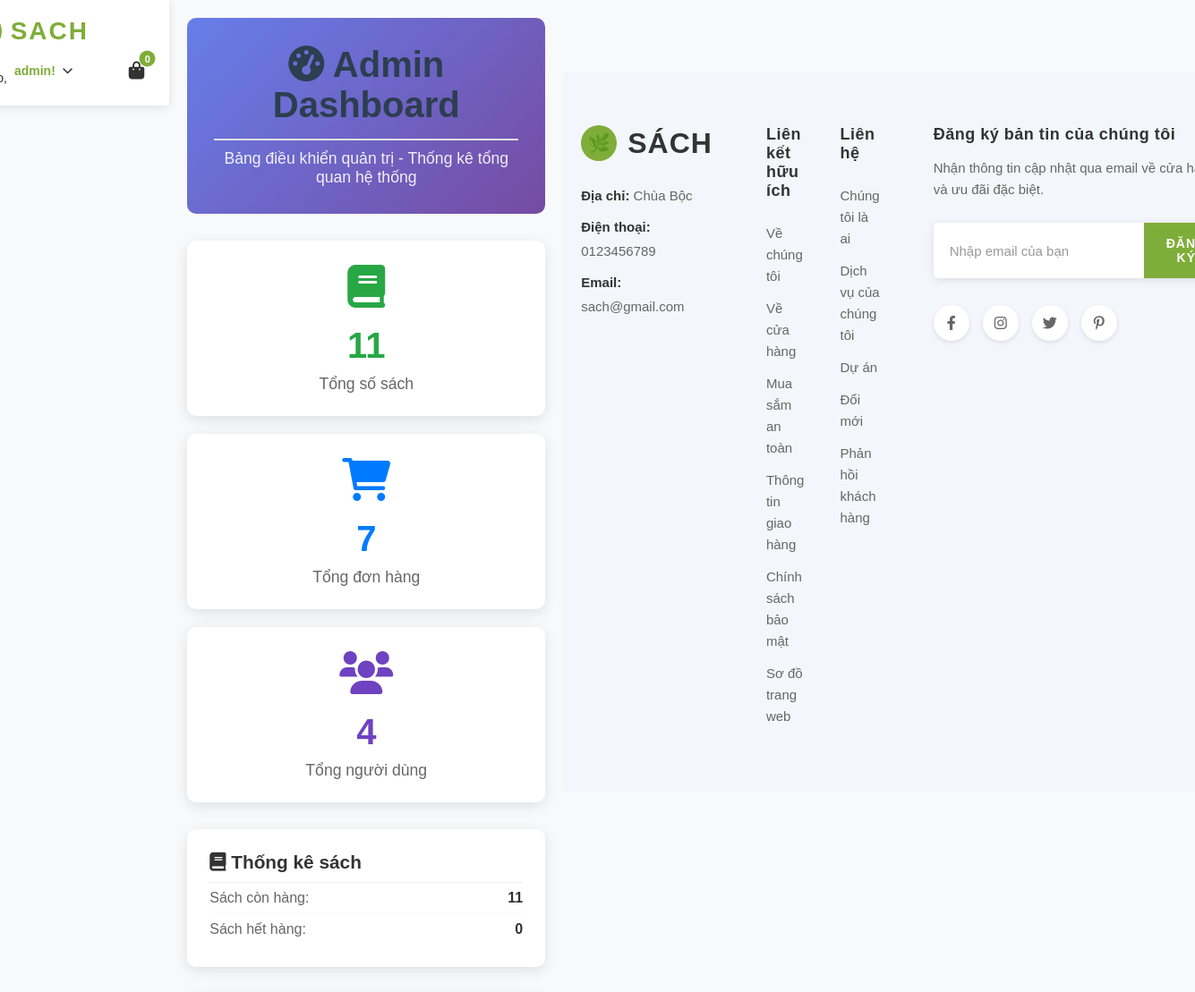
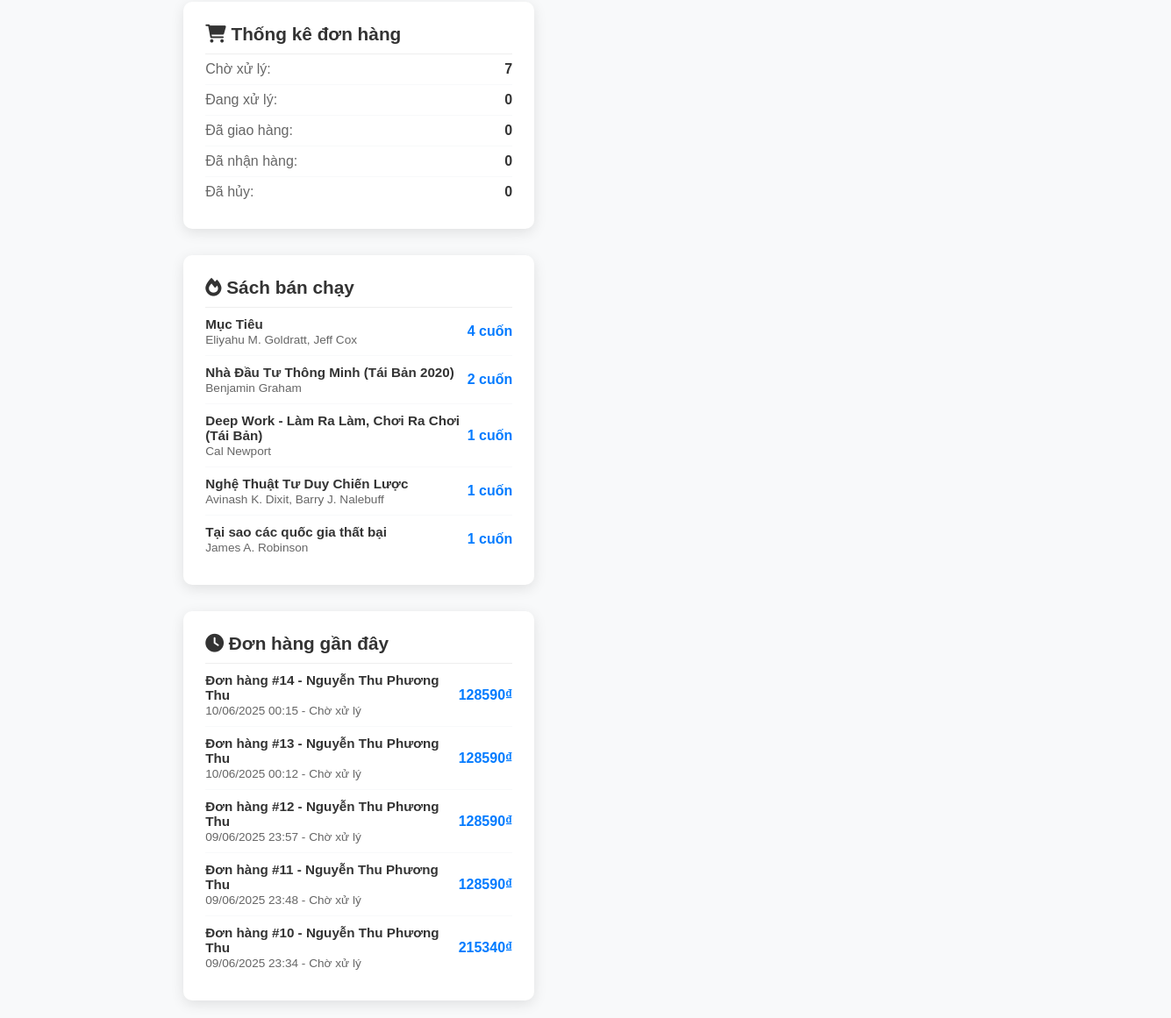
/admin-dashboard/ (signed in), run on the app's committed database (2 pictures, top to bottom).
### apps/books/models.py (models this page shows, shortened)
class Book(models.Model):
    title = models.CharField(max_length=200, verbose_name="Tên Sách")
    author = models.CharField(max_length=100, verbose_name="Tác Giả")
    slug = models.SlugField(unique=True, max_length=200, blank=True, null=True)
    description = models.TextField(verbose_name="Mô Tả")
    price = models.DecimalField(max_digits=10, decimal_places=0, verbose_name="Giá")
    discount = models.DecimalField(max_digits=5, decimal_places=0, default=0.00, verbose_name="Giảm Giá (%)")
    stock = models.IntegerField(verbose_name="Số Lượng Tồn Kho")
    image = models.ImageField(upload_to='books/', blank=True, null=True, verbose_name="Hình Ảnh")
    category = models.ForeignKey(Category, on_delete=models.CASCADE, verbose_name="Thể Loại", null=True, blank=True)
    class Meta:
        verbose_name = "Sách"
        verbose_name_plural = "Sách"
        ordering = ['title']

### apps/orders/models.py (models this page shows, shortened)
class Order(models.Model):
    STATUS_CHOICES = [
        ('pending', 'Chờ xử lý'),
        ('processing', 'Đang xử lý'),
        ('shipped', 'Đã giao hàng'),
        ('delivered', 'Đã nhận hàng'),
        ('cancelled', 'Đã hủy'),
    ]
    PAYMENT_CHOICES = [
        ('cod', 'Thanh toán khi nhận hàng'),
    ]
    user = models.ForeignKey(User, on_delete=models.CASCADE, null=True, blank=True, verbose_name="Khách hàng")
    full_name = models.CharField(max_length=100, verbose_name="Họ và tên")
    email = models.EmailField(verbose_name="Email")
    phone = models.CharField(max_length=20, verbose_name="Số điện thoại")
    address = models.TextField(verbose_name="Địa chỉ")
    city = models.CharField(max_length=100, verbose_name="Tỉnh/Thành phố")
    district = models.CharField(max_length=100, verbose_name="Quận/Huyện")
    ward = models.CharField(max_length=100, verbose_name="Phường/Xã")
    total_amount = models.DecimalField(max_digits=10, decimal_places=3, verbose_name="Tổng tiền")
    shipping_fee = models.DecimalField(max_digits=10, decimal_places=3, default=0, verbose_name="Phí vận chuyển")
    status = models.CharField(max_length=20, choices=STATUS_CHOICES, default='pending', verbose_name="Trạng thái")
    payment_method = models.CharField(max_length=20, choices=PAYMENT_CHOICES, default='cod', verbose_name="Phương thức thanh toán")
    notes = models.TextField(blank=True, null=True, verbose_name="Ghi chú")
    created_at = models.DateTimeField(auto_now_add=True, verbose_name="Ngày tạo")
    updated_at = models.DateTimeField(auto_now=True, verbose_name="Ngày cập nhật")
    class Meta:
        verbose_name = "Đơn hàng"
        verbose_name_plural = "Đơn hàng"
        ordering = ['-created_at']
    def get_total_with_shipping(self):
        return self.total_amount + self.shipping_fee

### apps/books/views.py (the view)
# urls.py: path('admin-dashboard/', views.admin_dashboard_view, name='admin_dashboard'),
@user_passes_test(is_admin)
def admin_dashboard_view(request):
    total_books = Book.objects.count()
    total_orders = Order.objects.count()
    total_users = User.objects.count()
    books_in_stock = Book.objects.filter(stock__gt=0).count()
    books_out_of_stock = Book.objects.filter(stock=0).count()
    orders_pending = Order.objects.filter(status='pending').count()
    orders_processing = Order.objects.filter(status='processing').count()
    orders_shipped = Order.objects.filter(status='shipped').count()
    orders_delivered = Order.objects.filter(status='delivered').count()
    orders_cancelled = Order.objects.filter(status='cancelled').count()
    total_revenue = Order.objects.filter(
        status__in=['delivered', 'shipped']
    ).aggregate(
        total=Sum('total_amount')
    )['total'] or 0
    thirty_days_ago = timezone.now() - timedelta(days=30)
    recent_orders = Order.objects.filter(created_at__gte=thirty_days_ago).count()
    recent_revenue = Order.objects.filter(
        created_at__gte=thirty_days_ago,
        status__in=['delivered', 'shipped']
    ).aggregate(
        total=Sum('total_amount')
    )['total'] or 0
    top_books = OrderItem.objects.values('book__title', 'book__author').annotate(
        total_sold=Sum('quantity')
    ).order_by('-total_sold')[:5]
    recent_orders_list = Order.objects.select_related('user').order_by('-created_at')[:5]
    categories_stats = Category.objects.annotate(
        book_count=Count('book'),
        sold_count=Sum('book__orderitem__quantity')
    ).order_by('-book_count')[:5]
    context = {
        'total_books': total_books,
        'total_orders': total_orders,
        'total_users': total_users,
        'total_revenue': total_revenue,
        'books_in_stock': books_in_stock,
        'books_out_of_stock': books_out_of_stock,
        'orders_pending': orders_pending,
        'orders_processing': orders_processing,
        'orders_shipped': orders_shipped,
        'orders_delivered': orders_delivered,
        'orders_cancelled': orders_cancelled,
        'recent_orders': recent_orders,
        'recent_revenue': recent_revenue,
        'top_books': top_books,
        'recent_orders_list': recent_orders_list,
        'categories_stats': categories_stats,
    }
    return render(request, 'admin/dashboard.html', context)

### apps/books/views.py (called while the page is built)
def is_admin(user):
    return user.is_authenticated and user.is_staff

### apps/cart/context_processors.py (called while the page is built)
def cart_context(request):
    cart = request.session.get('cart', {})
    cart_count = sum(cart.values())
    return {
        'cart_count': cart_count,
        'cart_items_exist': cart_count > 0
    }

### templates/admin/dashboard.html (shortened to what this page needs)
{% extends 'base.html' %}
{% load static %}
{% block content %}
<div class="dashboard-container">
    <div class="dashboard-header">
        <h1><i class="fas fa-tachometer-alt"></i> Admin Dashboard</h1>
        <p>Bảng điều khiển quản trị - Thống kê tổng quan hệ thống</p>
    </div>
    <div class="stats-grid">
        <div class="stat-card">
            <div class="stat-icon books">
                <i class="fas fa-book"></i>
            </div>
            <div class="stat-number books">{{ total_books }}</div>
            <div class="stat-label">Tổng số sách</div>
        </div>
        <div class="stat-card">
            <div class="stat-icon orders">
                <i class="fas fa-shopping-cart"></i>
            </div>
            <div class="stat-number orders">{{ total_orders }}</div>
            <div class="stat-label">Tổng đơn hàng</div>
        </div>
        <div class="stat-card">
            <div class="stat-icon users">
                <i class="fas fa-users"></i>
            </div>
            <div class="stat-number users">{{ total_users }}</div>
            <div class="stat-label">Tổng người dùng</div>
        </div>
    </div>
    <div class="info-grid">
        <div class="info-card">
            <h3><i class="fas fa-book"></i> Thống kê sách</h3>
            <div class="status-item">
                <span class="status-label">Sách còn hàng:</span>
                <span class="status-value">{{ books_in_stock }}</span>
            </div>
            <div class="status-item">
                <span class="status-label">Sách hết hàng:</span>
                <span class="status-value">{{ books_out_of_stock }}</span>
            </div>
        </div>
        <div class="info-card">
            <h3><i class="fas fa-shopping-cart"></i> Thống kê đơn hàng</h3>
            <div class="status-item">
                <span class="status-label">Chờ xử lý:</span>
                <span class="status-value">{{ orders_pending }}</span>
            </div>
            <div class="status-item">
                <span class="status-label">Đang xử lý:</span>
                <span class="status-value">{{ orders_processing }}</span>
            </div>
            <div class="status-item">
                <span class="status-label">Đã giao hàng:</span>
                <span class="status-value">{{ orders_shipped }}</span>
            </div>
            <div class="status-item">
                <span class="status-label">Đã nhận hàng:</span>
                <span class="status-value">{{ orders_delivered }}</span>
            </div>
            <div class="status-item">
                <span class="status-label">Đã hủy:</span>
                <span class="status-value">{{ orders_cancelled }}</span>
            </div>
        </div>
        <div class="info-card">
            <h3><i class="fas fa-fire"></i> Sách bán chạy</h3>
            {% for book in top_books %}
            <div class="list-item">
                <div class="item-info">
                    <div class="item-title">{{ book.book__title }}</div>
                    <div class="item-subtitle">{{ book.book__author }}</div>
                </div>
                <div class="item-value">{{ book.total_sold }} cuốn</div>
            </div>
            {% empty %}
            <p style="color: #666; text-align: center; margin: 20px 0;">Chưa có dữ liệu bán hàng</p>
            {% endfor %}
        </div>
    </div>
    <div class="info-card">
        <h3><i class="fas fa-clock"></i> Đơn hàng gần đây</h3>
        {% for order in recent_orders_list %}
        <div class="list-item">
            <div class="item-info">
                <div class="item-title">Đơn hàng #{{ order.id }} - {{ order.full_name }}</div>
                <div class="item-subtitle">{{ order.created_at|date:"d/m/Y H:i" }} - {{ order.get_status_display }}</div>
            </div>
            <div class="item-value">{{ order.get_total_with_shipping|floatformat:0 }}₫</div>
        </div>
        {% empty %}
        <p style="color: #666; text-align: center; margin: 20px 0;">Chưa có đơn hàng nào</p>
        {% endfor %}
    </div>
</div>
{% endblock %}

### templates/components/header.html (shortened to what this page needs)
{% load static %}
<link rel="stylesheet" href="{% static 'css/header.css' %}">
    <header class="header">
        <div class="header-container">
            <a href="{% url 'books:list' %}" class="logo">
                <div class="logo-icon"></div>
                <span class="logo-text">SACH</span>
            </a>
            <div class="header-right">
                <div class="user-auth">
                    {% if user.is_authenticated %}
                        <div class="user-dropdown">
                            <span class="user-greeting" onclick="toggleDropdown()">
                                Xin chào, <strong>{{ user.first_name|default:user.username }}!</strong>
                                <i class="fas fa-chevron-down dropdown-arrow"></i>
                            </span>
                        </div>
                    {% endif %}
                </div>
                <a href="{% url 'cart:detail' %}" class="icon-btn cart-link">
                    <i class="fa fa-shopping-bag"></i>
                    <span class="badge cart-count-badge">{{ cart_count|default:0 }}</span>
                </a>
            </div>
        </div>
    </header>

### apps/books/static/books/style.css (style rules this page uses)
body { font-family: 'Segoe UI', Tahoma, Geneva, Verdana, sans-serif; background-color: #f0f2f5; color: #333; margin: 0; padding: 0; display: flex; justify-content: center; align-items: flex-start; min-height: 100vh; }
h1 { color: #2c3e50; text-align: center; margin-bottom: 30px; font-size: 2.5em; border-bottom: 2px solid #e0e0e0; padding-bottom: 15px; }

### static/css/header.css (style rules this page uses)
* { margin: 0; padding: 0; box-sizing: border-box; }
body { font-family: 'Arial', sans-serif; }
.header { background: white; box-shadow: 0 2px 10px rgba(0,0,0,0.1); position: sticky; top: 0; z-index: 1000; }
.header-container { max-width: 1200px; margin: 0 auto; display: flex; align-items: center; justify-content: space-between; padding: 15px 20px; flex-wrap: wrap; }
.logo { display: flex; align-items: center; text-decoration: none; gap: 10px; }
.logo-icon { width: 40px; height: 40px; background: #7fad39; border-radius: 50%; display: flex; align-items: center; justify-content: center; position: relative; }
.logo-icon::before { content: "🌿"; font-size: 20px; color: white; }
.logo-text { font-size: 28px; font-weight: 800; color: #7fad39; letter-spacing: 2px; }
.header-right { display: flex; align-items: center; gap: 20px; }
.user-auth { display: flex; align-items: center; gap: 12px; margin-right: 15px; }
.user-greeting { font-size: 14px; color: #333; margin-right: 8px; }
.user-greeting strong { color: #7fad39; }
.icon-btn { background: none; border: none; cursor: pointer; position: relative; padding: 8px; border-radius: 50%; transition: all 0.3s ease; text-decoration: none; color: #333; }
.icon-btn i { font-size: 20px; color: inherit; }
.badge { position: absolute; top: 0; right: 0; background: #e74c3c; color: white; border-radius: 50%; width: 18px; height: 18px; font-size: 11px; font-weight: 600; display: flex; align-items: center; justify-content: center; transform: translate(25%, -25%); }
.cart-count-badge { background: #7fad39; }
.cart-link { color: #333; text-decoration: none; }
.user-dropdown { position: relative; display: inline-block; }
.user-greeting { cursor: pointer; padding: 8px 12px; border-radius: 8px; transition: all 0.3s ease; display: flex; align-items: center; gap: 8px; }
.dropdown-arrow { font-size: 12px; transition: transform 0.3s ease; }

### templates/admin/dashboard.html (style rules this page uses)
body { background-color: #f8f9fa; }
.dashboard-container { max-width: 1400px; margin: 0 auto; padding: 20px; }
.dashboard-header { background: linear-gradient(135deg, #667eea 0%, #764ba2 100%); color: white; padding: 30px; border-radius: 10px; margin-bottom: 30px; text-align: center; }
.dashboard-header h1 { margin: 0; font-size: 2.5rem; font-weight: 700; }
.dashboard-header p { margin: 10px 0 0 0; opacity: 0.9; font-size: 1.1rem; }
.stats-grid { display: grid; grid-template-columns: repeat(auto-fit, minmax(250px, 1fr)); gap: 20px; margin-bottom: 30px; }
.stat-card { background: white; border-radius: 10px; padding: 25px; box-shadow: 0 4px 15px rgba(0,0,0,0.1); text-align: center; transition: transform 0.3s ease; }
.stat-icon { font-size: 3rem; margin-bottom: 15px; }
.stat-number { font-size: 2.5rem; font-weight: 700; margin-bottom: 10px; }
.stat-label { color: #666; font-size: 1.1rem; font-weight: 500; }
.books { color: #28a745; }
.orders { color: #007bff; }
.users { color: #6f42c1; }
.info-grid { display: grid; grid-template-columns: repeat(auto-fit, minmax(400px, 1fr)); gap: 30px; margin-bottom: 30px; }
.info-card { background: white; border-radius: 10px; padding: 25px; box-shadow: 0 4px 15px rgba(0,0,0,0.1); }
.info-card h3 { margin-top: 0; color: #333; font-size: 1.3rem; border-bottom: 1px solid #eee; padding-bottom: 10px; }
.status-item { display: flex; justify-content: space-between; padding: 8px 0; border-bottom: 1px solid #f8f9fa; }
.status-item:last-child { border-bottom: none; }
.status-label { color: #666; }
.status-value { font-weight: 600; color: #333; }
.list-item { padding: 10px 0; border-bottom: 1px solid #f8f9fa; display: flex; justify-content: space-between; align-items: center; }
.list-item:last-child { border-bottom: none; }
.item-info { flex: 1; }
.item-title { font-weight: 600; color: #333; font-size: 0.95rem; }
.item-subtitle { color: #666; font-size: 0.85rem; margin-top: 2px; }
.item-value { font-weight: 600; color: #007bff; }

### data on the page
Book: book__title "Mục Tiêu", book__author "Eliyahu M. Goldratt, Jeff Cox", total_sold "4"
Book: book__title "Nhà Đầu Tư Thông Minh (Tái Bản 2020)", book__author "Benjamin Graham", total_sold "2"
Book: book__title "Deep Work - Làm Ra Làm, Chơi Ra Chơi (Tái Bản)", book__author "Cal Newport", total_sold "1"
Book: book__title "Nghệ Thuật Tư Duy Chiến Lược", book__author "Avinash K. Dixit, Barry J. Nalebuff", total_sold "1"
Book: book__title "Tại sao các quốc gia thất bại", book__author "James A. Robinson", total_sold "1"
Order: id "14", full_name "Nguyễn Thu Phương Thu", created_at "10/06/2025 00:15", status "Chờ xử lý", get_total_with_shipping "128590"
Order: id "13", full_name "Nguyễn Thu Phương Thu", created_at "10/06/2025 00:12", status "Chờ xử lý", get_total_with_shipping "128590"
Order: id "12", full_name "Nguyễn Thu Phương Thu", created_at "09/06/2025 23:57", status "Chờ xử lý", get_total_with_shipping "128590"
Order: id "11", full_name "Nguyễn Thu Phương Thu", created_at "09/06/2025 23:48", status "Chờ xử lý", get_total_with_shipping "128590"
Order: id "10", full_name "Nguyễn Thu Phương Thu", created_at "09/06/2025 23:34", status "Chờ xử lý", get_total_with_shipping "215340"

### other printed values
{{ user.first_name|default:user.username }} "admin"
{{ cart_count|default:0 }} "0"
{{ total_books }} "11"
{{ total_orders }} "7"
{{ total_users }} "4"
{{ books_in_stock }} "11"
{{ books_out_of_stock }} "0"
{{ orders_pending }} "7"
{{ orders_processing }} "0"
{{ orders_shipped }} "0"
{{ orders_delivered }} "0"
{{ orders_cancelled }} "0"
